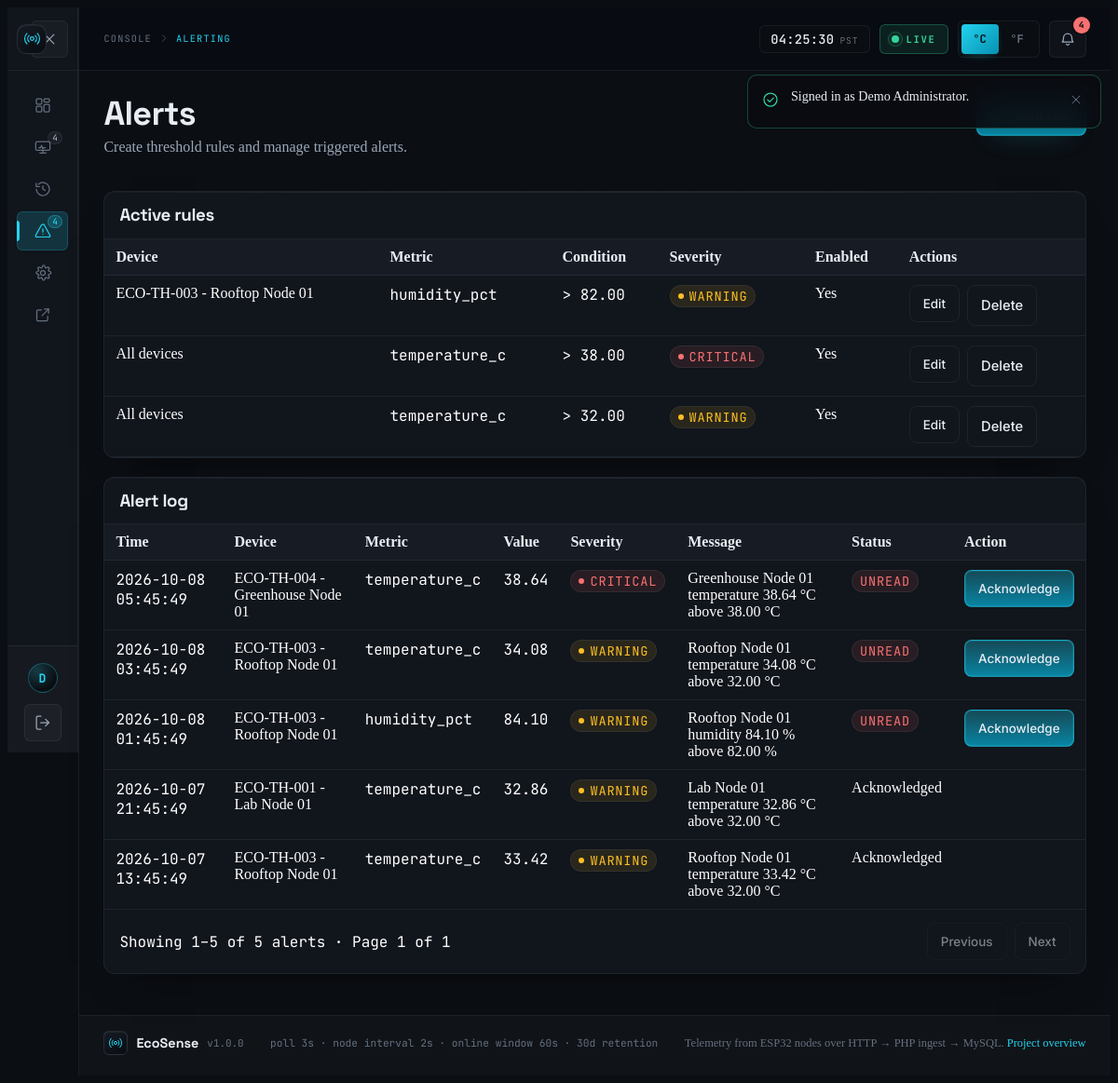
The app's page /alerts.php (signed in), older data.
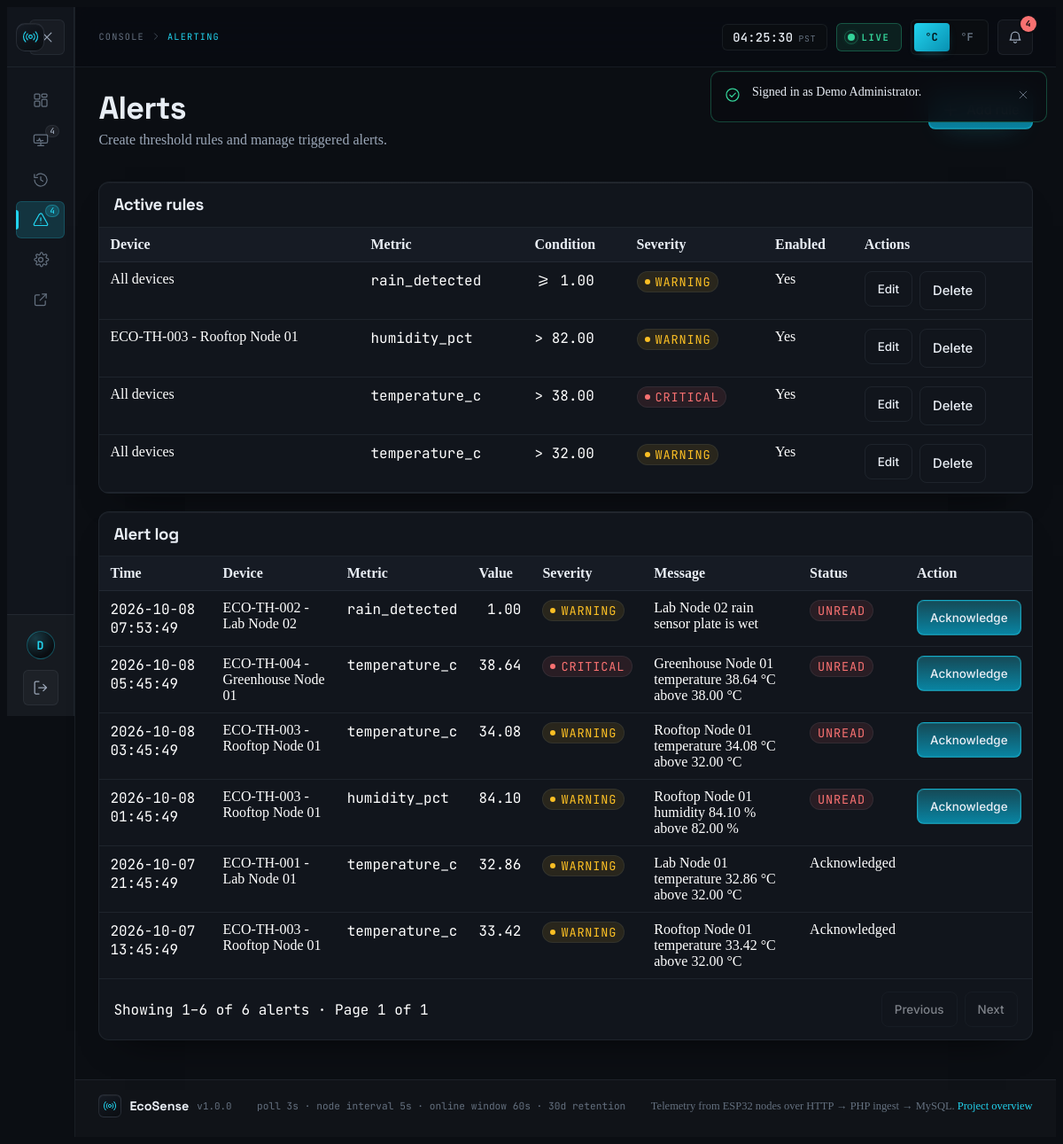
The same page, newer data.
### tables this page shows
CREATE TABLE `users` (
  `id` INT UNSIGNED NOT NULL AUTO_INCREMENT,
  `name` VARCHAR(120) NOT NULL,
  `email` VARCHAR(190) NOT NULL,
  `password_hash` VARCHAR(255) NOT NULL,
  `role` VARCHAR(20) NOT NULL DEFAULT 'viewer',
  `created_at` DATETIME NOT NULL DEFAULT CURRENT_TIMESTAMP,
  PRIMARY KEY (`id`),
  UNIQUE KEY `uq_users_email` (`email`),
  KEY `idx_users_role` (`role`)
);

CREATE TABLE `alert_rules` (
  `id` INT UNSIGNED NOT NULL AUTO_INCREMENT,
  `device_id` INT UNSIGNED DEFAULT NULL COMMENT 'NULL = applies to every device',
  `metric` VARCHAR(32) NOT NULL COMMENT 'temperature_c | humidity_pct | rain_detected',
  `operator` VARCHAR(4) NOT NULL DEFAULT '>' COMMENT '> | < | >= | <=',
  `threshold` DECIMAL(9,2) NOT NULL,
  `severity` VARCHAR(20) NOT NULL DEFAULT 'warning' COMMENT 'warning | critical',
  `enabled` TINYINT(1) NOT NULL DEFAULT 1,
  `created_at` DATETIME NOT NULL DEFAULT CURRENT_TIMESTAMP,
  PRIMARY KEY (`id`),
  KEY `idx_rules_device` (`device_id`),
  KEY `idx_rules_metric` (`metric`),
  CONSTRAINT `fk_rules_device` FOREIGN KEY (`device_id`)
    REFERENCES `devices` (`id`) ON DELETE CASCADE ON UPDATE CASCADE
);

CREATE TABLE `devices` (
  `id` INT UNSIGNED NOT NULL AUTO_INCREMENT,
  `device_uid` VARCHAR(40) NOT NULL,
  `name` VARCHAR(120) NOT NULL,
  `location` VARCHAR(160) DEFAULT NULL,
  `api_key` CHAR(64) NOT NULL,
  `firmware` VARCHAR(40) NOT NULL DEFAULT 'unknown',
  `status` VARCHAR(20) NOT NULL DEFAULT 'offline',
  `last_seen_at` DATETIME DEFAULT NULL,
  `created_at` DATETIME NOT NULL DEFAULT CURRENT_TIMESTAMP,
  PRIMARY KEY (`id`),
  UNIQUE KEY `uq_devices_uid` (`device_uid`),
  UNIQUE KEY `uq_devices_key` (`api_key`),
  KEY `idx_devices_status` (`status`),
  KEY `idx_devices_seen` (`last_seen_at`)
);

CREATE TABLE `alerts` (
  `id` INT UNSIGNED NOT NULL AUTO_INCREMENT,
  `rule_id` INT UNSIGNED DEFAULT NULL,
  `device_id` INT UNSIGNED DEFAULT NULL,
  `metric` VARCHAR(32) NOT NULL,
  `value` DECIMAL(9,2) DEFAULT NULL,
  `severity` VARCHAR(20) NOT NULL DEFAULT 'warning',
  `message` VARCHAR(255) NOT NULL,
  `triggered_at` DATETIME NOT NULL DEFAULT CURRENT_TIMESTAMP,
  `acknowledged_at` DATETIME DEFAULT NULL,
  PRIMARY KEY (`id`),
  KEY `idx_alerts_time` (`triggered_at`),
  KEY `idx_alerts_ack` (`acknowledged_at`),
  KEY `idx_alerts_device` (`device_id`),
  CONSTRAINT `fk_alerts_rule` FOREIGN KEY (`rule_id`)
    REFERENCES `alert_rules` (`id`) ON DELETE SET NULL ON UPDATE CASCADE,
  CONSTRAINT `fk_alerts_device` FOREIGN KEY (`device_id`)
    REFERENCES `devices` (`id`) ON DELETE CASCADE ON UPDATE CASCADE
);

### includes/auth.php (called while the page is built, shortened)
<?php
require_once __DIR__ . '/functions.php';
require_once __DIR__ . '/db.php';
function current_user()
{
    static $cached = false;
    static $user   = null;
    if ($cached) {
        return $user;
    }
    $cached = true;
    $id = isset($_SESSION['user_id']) ? (int) $_SESSION['user_id'] : 0;
    $row = db_one('SELECT id, name, email, role FROM users WHERE id = ? LIMIT 1', [$id]);
    $row['id']   = (int) $row['id'];
    $row['role'] = strtolower((string) $row['role']);
    $user        = $row;
    return $user;
}
function is_logged_in()
{
    return current_user() !== null;
}
function user_initial($name = null)
{
    $name = $name === null ? (current_user()['name'] ?? '') : $name;
    $name = trim((string) $name);
    $first = preg_split('/\s+/u', $name);
    $out   = mb_substr((string) ($first[0] ?? '?'), 0, 1);
    return mb_strtoupper($out);
}
function require_login($returnTo = null)
{
    if (is_logged_in()) {
        return;
    }
}

### includes/db.php (called while the page is built, shortened)
<?php
function db()
{
    static $pdo   = null;
    if ($pdo !== null) {
        return $pdo;
    }
    $dsn = sprintf('mysql:host=%s;port=%s;dbname=%s;charset=%s', DB_HOST, DB_PORT, DB_NAME, DB_CHARSET);
    try {
        $pdo = new PDO($dsn, DB_USER, DB_PASS, [
            PDO::ATTR_ERRMODE            => PDO::ERRMODE_EXCEPTION,
            PDO::ATTR_DEFAULT_FETCH_MODE => PDO::FETCH_ASSOC,
            PDO::ATTR_EMULATE_PREPARES   => false,
            PDO::ATTR_STRINGIFY_FETCHES  => false,
        ]);
        $offset = (new DateTimeImmutable())->format('P');
        $pdo->exec('SET time_zone = ' . $pdo->quote($offset));
    } catch (PDOException $e) {
        $pdo = null;
        db_set_error($e->getMessage());
    }
    return $pdo;
}
function db_query($sql, array $params = [])
{
    $pdo = db();
    try {
        $stmt = $pdo->prepare($sql);
        $stmt->execute($params);
        return $stmt;
    } catch (PDOException $e) {
        db_set_error($e->getMessage());
        return false;
    }
}
function db_all($sql, array $params = [])
{
    $stmt = db_query($sql, $params);
    return $stmt === false ? [] : $stmt->fetchAll();
}
function db_one($sql, array $params = [])
{
    $stmt = db_query($sql, $params);
    $row = $stmt->fetch();
    return $row === false ? null : $row;
}
function db_val($sql, array $params = [], $default = null)
{
    $row = db_one($sql, $params);
    $first = reset($row);
    return $first === false || $first === null ? $default : $first;
}

### alerts.php (the view, shortened to what the rows shown need)
<?php
require_once __DIR__ . '/includes/auth.php';
require_login();
$alertPage = max(1, (int) ($_POST['page'] ?? $_GET['page'] ?? 1));
$rules = db_all('SELECT ar.*, d.device_uid, d.name FROM alert_rules ar LEFT JOIN devices d ON d.id = ar.device_id WHERE ar.metric IN ("temperature_c", "humidity_pct", "rain_detected") ORDER BY ar.id DESC');
$alertsPerPage = 10;
$alertTotal = (int) db_val('SELECT COUNT(*) FROM alerts WHERE metric IN ("temperature_c", "humidity_pct", "rain_detected")', [], 0);
$alertPages = max(1, (int) ceil($alertTotal / $alertsPerPage));
$alertPage = min($alertPage, $alertPages);
$alertOffset = ($alertPage - 1) * $alertsPerPage;
$alerts = db_all('SELECT a.*, d.device_uid, d.name AS device_name FROM alerts a LEFT JOIN devices d ON d.id = a.device_id WHERE a.metric IN ("temperature_c", "humidity_pct", "rain_detected") ORDER BY a.triggered_at DESC, a.id DESC LIMIT ' . $alertsPerPage . ' OFFSET ' . $alertOffset);
require __DIR__ . '/includes/header.php';
?>
<main id="main" class="main">
  <div class="page-head">
    <div class="page-head__title">
      <h1 class="h1">Alerts</h1>
    </div>
  </div>
  <div class="card">
    <div class="table-wrap">
      <table class="table">
        <thead><tr><th>Device</th><th>Metric</th><th>Condition</th><th>Severity</th><th>Enabled</th><th>Actions</th></tr></thead>
        <tbody>
        <?php foreach ($rules as $r): ?>
          <tr>
            <td><?= $r['device_id'] ? e($r['device_uid'] . ' - ' . $r['name']) : 'All devices' ?></td>
            <td class="mono"><?= e($r['metric']) ?></td>
            <td class="mono"><?= e($r['operator']) ?> <?= e((string)$r['threshold']) ?></td>
            <td><?= status_badge($r['severity']) ?></td>
            <td><?= $r['enabled'] ? 'Yes' : 'No' ?></td>
            <td class="actions">
              <button class="btn btn--ghost btn--sm" data-edit-rule='<?= e(json_encode($r)) ?>'>Edit</button>
              <form method="post" style="display:inline" onsubmit="return confirm('Delete rule?')">
                <button class="btn btn--ghost">Delete</button>
              </form>
            </td>
          </tr>
        <?php endforeach; ?>
        </tbody>
      </table>
    </div>
  </div>
  <div class="card" id="alert-log">
    <div class="table-wrap">
      <table class="table">
        <thead><tr><th>Time</th><th>Device</th><th>Metric</th><th>Value</th><th>Severity</th><th>Message</th><th>Status</th><th>Action</th></tr></thead>
        <tbody>
        <?php foreach ($alerts as $a): ?>
          <tr>
            <td class="mono"><?= e($a['triggered_at']) ?></td>
            <td><?= $a['device_id'] ? e($a['device_uid'] . ' - ' . $a['device_name']) : '—' ?></td>
            <td class="mono"><?= e($a['metric']) ?></td>
            <td class="mono num"><?= $a['value']!==null ? e(number_format((float)$a['value'],2,'.','')) : '—' ?></td>
            <td><?= status_badge($a['severity']) ?></td>
            <td><?= e($a['message']) ?></td>
            <td><?= $a['acknowledged_at'] ? 'Acknowledged' : '<span class="badge badge--crit">Unread</span>' ?></td>
            <td>
              <?php if (!$a['acknowledged_at']): ?>
              <form method="post">
                <button class="btn btn--primary btn--sm">Acknowledge</button>
              </form>
              <?php endif; ?>
            </td>
          </tr>
        <?php endforeach; ?>
        </tbody>
      </table>
    </div>
  </div>
</main>
<?php require __DIR__ . '/includes/footer.php'; ?>

### includes/header.php (shortened to what the rows shown need)
<?php
require_once __DIR__ . '/auth.php';
$ecoUser = current_user();
$ecoInitial = user_initial($ecoUser['name'] ?? '');
require __DIR__ . '/head.php';
?>
<div class="shell" data-shell>
  <aside class="sidebar" id="sidebar" data-sidebar aria-label="Primary">
    <div class="sidebar__foot">
      <div class="user-chip">
        <span class="avatar" aria-hidden="true"><?= e($ecoInitial) ?></span>
      </div>
    </div>
  </aside>
  <div class="shell__main">

### includes/functions.php (shortened to what the rows shown need)
<?php
require_once __DIR__ . '/db.php';
function e($value)
{
    return htmlspecialchars((string) $value, ENT_QUOTES | ENT_SUBSTITUTE, 'UTF-8');
}
function status_badge($status)
{
    $status = strtolower(trim((string) $status));
    $map = [
        'online'      => ['label' => 'Online',      'mod' => 'good'],
        'ok'          => ['label' => 'Online',      'mod' => 'good'],
        'warning'     => ['label' => 'Warning',     'mod' => 'warn'],
        'warn'        => ['label' => 'Warning',     'mod' => 'warn'],
        'critical'    => ['label' => 'Critical',    'mod' => 'crit'],
        'offline'     => ['label' => 'Offline',     'mod' => 'crit'],
        'maintenance' => ['label' => 'Maintenance', 'mod' => 'info'],
        'unknown'     => ['label' => 'Unknown',     'mod' => 'idle'],
    ];
    $entry = $map[$status] ?? ['label' => ucfirst($status ?: 'unknown'), 'mod' => 'idle'];
    return '<span class="badge badge--' . $entry['mod'] . '"><span class="badge__dot" aria-hidden="true"></span>'
        . e($entry['label']) . '</span>';
}

Row changes from the older to the newer data that the page shows:
now on this page (row edited): alert_rules: shows "All devices", metric "rain_detected", operator ">=", threshold "1.00", severity "WARNING", enabled "Yes"
now on this page (row edited): alerts: triggered_at "2026-10-08 07:53:49", device.name "ECO-TH-002 - Lab Node 02", metric "rain_detected", value "1.00", severity "WARNING", message "Lab Node 02 rain sensor plate is wet", shows "UNREAD"
Text that changed along with them:
min($alertOffset + count($alerts), $alertTotal): "5" → "6"
$alertTotal: "5" → "6"
$ecoInterval: "2" → "5"
